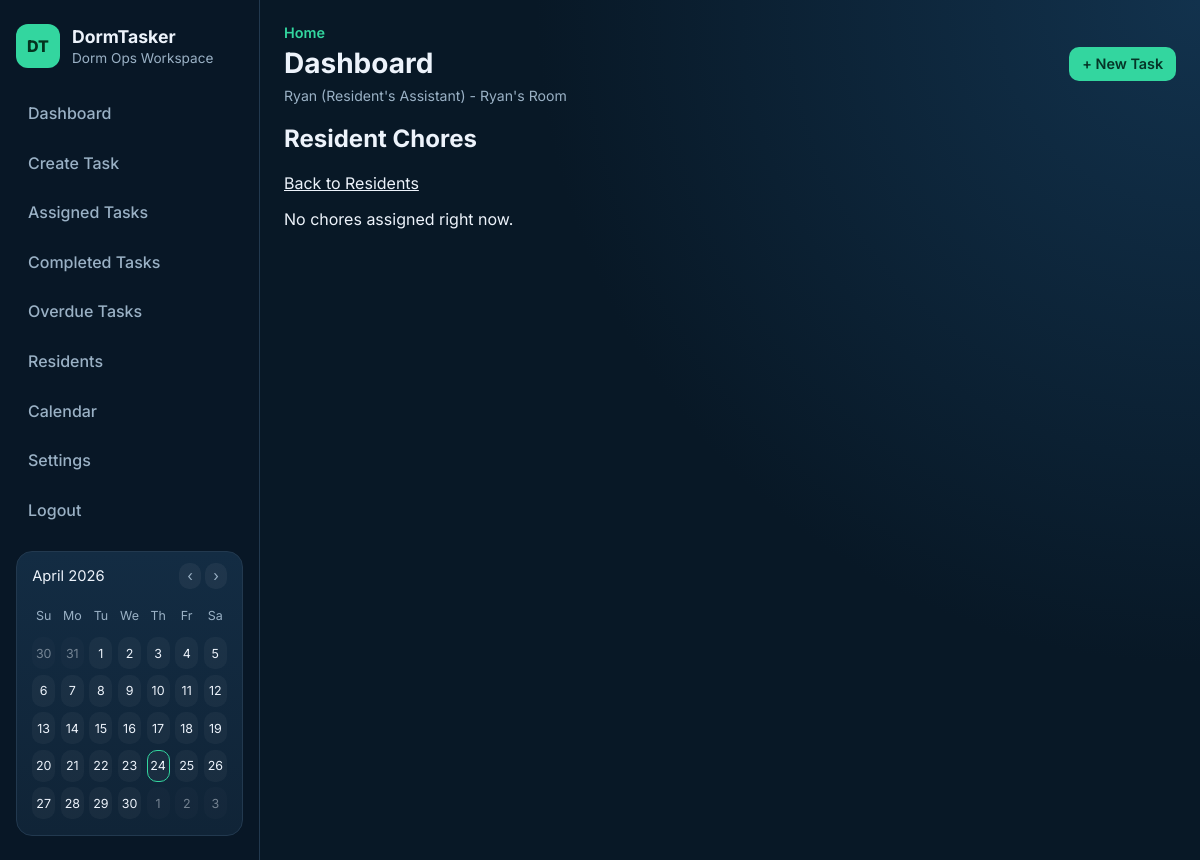
The app's page /resident/6/chores (signed in), older data.
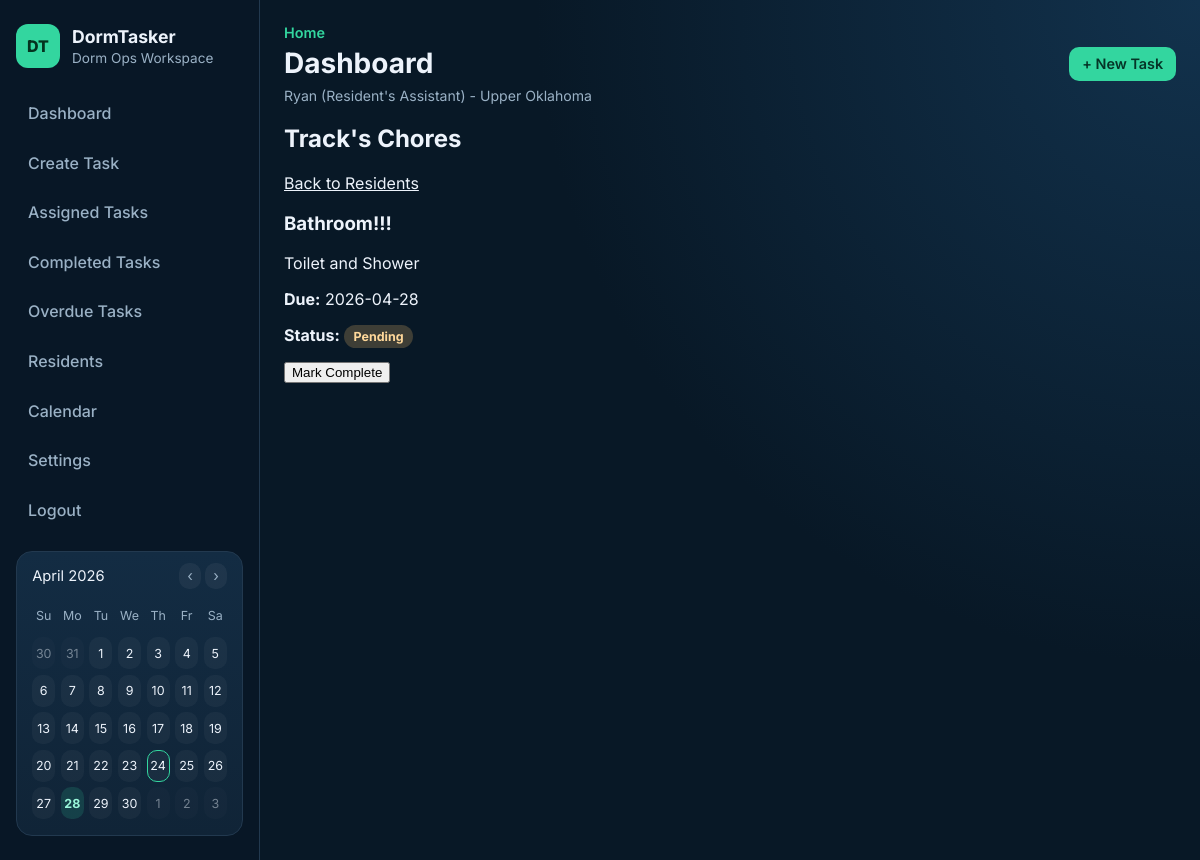
The same page, newer data.
### tables this page shows
CREATE TABLE rooms (
            id INTEGER PRIMARY KEY AUTOINCREMENT,
            room_name TEXT NOT NULL,
            room_code TEXT NOT NULL UNIQUE,
            created_by INTEGER,
            FOREIGN KEY (created_by) REFERENCES users (id)
        );

CREATE TABLE users (
            id INTEGER PRIMARY KEY AUTOINCREMENT,
            name TEXT NOT NULL,
            role TEXT NOT NULL CHECK (role IN ('RA', 'Resident'))
        , email TEXT, password_hash TEXT, room_id INTEGER);

CREATE TABLE chores (
            id INTEGER PRIMARY KEY AUTOINCREMENT,
            title TEXT NOT NULL,
            description TEXT,
            due_date TEXT,
            status TEXT
        , room_id INTEGER, created_by INTEGER);

### app.py (the view)
@app.route("/resident/<int:resident_id>/chores")
@login_required
def resident_chores(resident_id):
    if g.current_user["role"] != "RA":
        flash("Only Resident's Assistants can access resident overviews.", "error")
        return redirect(url_for("dashboard"))
    chores_for_resident = service.get_resident_chores(resident_id, room_id=g.current_user["room_id"])
    residents = service.get_residents(room_id=g.current_user["room_id"])
    resident = next((r for r in residents if r["id"] == resident_id), None)
    return render_template(
        "resident_chores.html",
        chores=chores_for_resident,
        resident=resident,
        user_role=g.current_user["role"],
    )

### app.py (called while the page is built)
def _format_user_role(role):
    return "Resident's Assistant" if role == "RA" else role

@app.before_request
def load_current_user():
    user_id = session.get("user_id")
    g.current_user = get_user_by_id(user_id) if user_id else None

@app.context_processor
def inject_current_user():
    current_user = g.get("current_user")
    if current_user:
        if current_user["role"] == "RA":
            chore_list = service.get_chores(room_id=current_user["room_id"])
        else:
            chore_list = service.get_resident_chores(current_user["id"], room_id=current_user["room_id"])
        calendar_data = _calendar_context(chore_list)
    else:
        calendar_data = {}
    return {
        "current_user": current_user,
        "current_path": request.path,
        "current_user_role_text": _format_user_role(current_user["role"]) if current_user else None,
        **calendar_data,
    }

### auth.py (called while the page is built)
def login_required(func):
    @wraps(func)
    def wrapper(*args, **kwargs):
        if not session.get("user_id"):
            flash("Please log in to continue.", "error")
            return redirect(url_for("login"))
        return func(*args, **kwargs)
    return wrapper

### templates/resident_chores.html (shortened to what this page needs)
{% extends "base.html" %}
{% block content %}
    <h2>
        {% if resident %}
            {{ resident.name }}'s Chores
        {% else %}
            Resident Chores
        {% endif %}
    </h2>
    <p><a href="{{ url_for('residents') }}">Back to Residents</a></p>
    {% if chores %}
        <section class="chore-list">
            {% for chore in chores %}
                <article class="chore-card">
                    <h3>{{ chore.title }}</h3>
                    <p>{{ chore.description or 'No description provided.' }}</p>
                    <p><strong>Due:</strong> {{ chore.due_date or 'No due date' }}</p>
                    <p>
                        <strong>Status:</strong>
                        <span class="badge badge-{{ chore.status|lower }}">{{ chore.status }}</span>
                    </p>
                    {% if chore.status != "Completed" %}
                        <form method="post" action="{{ url_for('complete_chore', chore_id=chore.id) }}">
                            <button type="submit">Mark Complete</button>
                        </form>
                    {% endif %}
                </article>
            {% endfor %}
        </section>
    {% else %}
        <p>No chores assigned right now.</p>
    {% endif %}
{% endblock %}

### templates/base.html (shortened to what the changed rows need)
<!DOCTYPE html>
<html lang="en">
<head>
    <link rel="stylesheet" href="{{ url_for('static', filename='style.css') }}">
</head>
<body>
    <div class="app-shell">
        <aside class="sidebar">
            <div class="brand">
                <div>
                    <h1>DormTasker</h1>
                </div>
            </div>
            {% if current_user %}
                <section class="sidebar-card sidebar-calendar">
                    <div class="calendar-grid">
                        {% for day in calendar_weekdays %}
                            <span class="calendar-weekday">{{ day }}</span>
                        {% endfor %}
                        {% for cell in calendar_cells %}
                            <span class="calendar-cell{% if cell.month != calendar_month or cell.year != calendar_year %} calendar-muted{% endif %}{% if cell.day in calendar_due_days and cell.month == calendar_month and cell.year == calendar_year %} calendar-has-event{% endif %}{% if cell == calendar_current_date %} calendar-today{% endif %}">{{ cell.day }}</span>
                        {% endfor %}
                    </div>
                </section>
            {% endif %}
        </aside>
        <div class="main-panel">
            <header class="topbar">
                <div>
                    <p class="topbar-eyebrow">Home</p>
                    <h2 class="topbar-title">{% block page_title %}{{ page_title or 'Dashboard' }}{% endblock %}</h2>
                    {% if current_user %}
                        <p class="user-context">
                            {{ current_user.name }} ({{ current_user_role_text }}) - {{ current_user.room_name or "No Room" }}
                        </p>
                    {% endif %}
                </div>
            </header>
            <main class="content">
                {% block content %}{% endblock %}
            </main>
        </div>
    </div>
</body>
</html>

Row changes from the older to the newer data that the page shows:
changed rooms: room_name "Ryan's Room" → "Upper Oklahoma"
added users: name "Track"
added chores: title "Bathroom!!!", description "Toilet and Shower", due_date "2026-04-28", status "Pending"
Text that changed along with them:
text no longer shown: "Resident Chores No chores assigned right now."
text now shown: "'s Chores"
